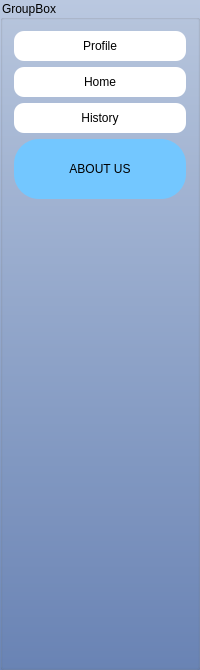
      <widget class="QGroupBox" name="groupBox">
       <property name="styleSheet">
        <string notr="true">QGroupBox
{
	background-color: qlineargradient(spread:pad, x1:0.5, y1:0, x2:0.5, y2:1, stop:0 rgba(186, 200, 224, 255), stop:1 rgba(106, 133, 182, 255));
}</string>
       </property>
       <property name="title">
        <string>GroupBox</string>
       </property>
       <layout class="QGridLayout" name="gridLayout">
        <item row="1" column="0">
         <spacer name="verticalSpacer_3">
          <property name="orientation">
           <enum>Qt::Orientation::Vertical</enum>
          </property>
          <property name="sizeHint" stdset="0">
           <size>
            <width>20</width>
            <height>457</height>
           </size>
          </property>
         </spacer>
        </item>
        <item row="0" column="0">
         <layout class="QGridLayout" name="gridLayout_3">
          <item row="0" column="0">
           <widget class="QPushButton" name="profile">
            <property name="minimumSize">
             <size>
              <width>0</width>
              <height>30</height>
             </size>
            </property>
            <property name="styleSheet">
             <string notr="true">QPushButton{
border-radius:10px;
background-color:white;

}</string>
            </property>
            <property name="text">
             <string>Profile</string>
            </property>
           </widget>
          </item>
          <item row="1" column="0">
           <widget class="QPushButton" name="home">
            <property name="minimumSize">
             <size>
              <width>0</width>
              <height>30</height>
             </size>
            </property>
            <property name="styleSheet">
             <string notr="true">QPushButton{
border-radius:10px;
background-color:white;

}</string>
            </property>
            <property name="text">
             <string>Home</string>
            </property>
           </widget>
          </item>
          <item row="2" column="0">
           <widget class="QPushButton" name="history">
            <property name="minimumSize">
             <size>
              <width>0</width>
              <height>30</height>
             </size>
            </property>
            <property name="styleSheet">
             <string notr="true">QPushButton{
border-radius:10px;
background-color:white;

}</string>
            </property>
            <property name="text">
             <string>History</string>
            </property>
           </widget>
          </item>
          <item row="3" column="0">
           <widget class="QPushButton" name="settings">
            <property name="minimumSize">
             <size>
              <width>100</width>
              <height>60</height>
             </size>
            </property>
            <property name="styleSheet">
             <string notr="true">QPushButton{
font: 700 11pt &quot;Segoe UI&quot;;
border-radius:25px;
color:black;
background-color: rgb(115, 199, 255);
}</string>
            </property>
            <property name="text">
             <string>ABOUT US</string>
            </property>
           </widget>
          </item>
         </layout>
        </item>
       </layout>
      </widget>
